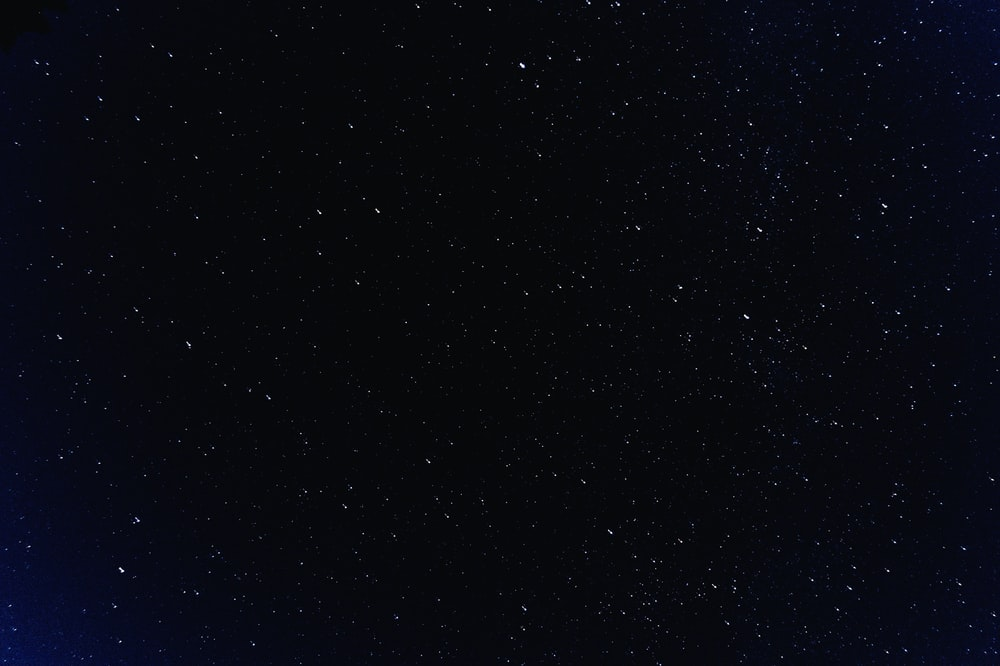
#> input picture test_2.jpg, 1000 x 666 px
$ python find_centers.py
#> lines starting #> are read from the running program, lines starting #| are printed output that depends on the picture; after the words box and inside, x2 and y2 are one past the last pixel; in counts of white or black regions, pixels touching at a corner belong together; long printed decimals are rounded

import cv2
import matplotlib.image as mpimg
import numpy as np

filename = input('Enter an image filename here: ')
#> the answer given: test_2.jpg

img = cv2.imread(filename)
#> img is the input picture: shape (666, 1000, 3); mean B, G, R 16.6, 9.2, 7.8

# convert the image to grayscale
gray_image = cv2.cvtColor(img, cv2.COLOR_BGR2GRAY)
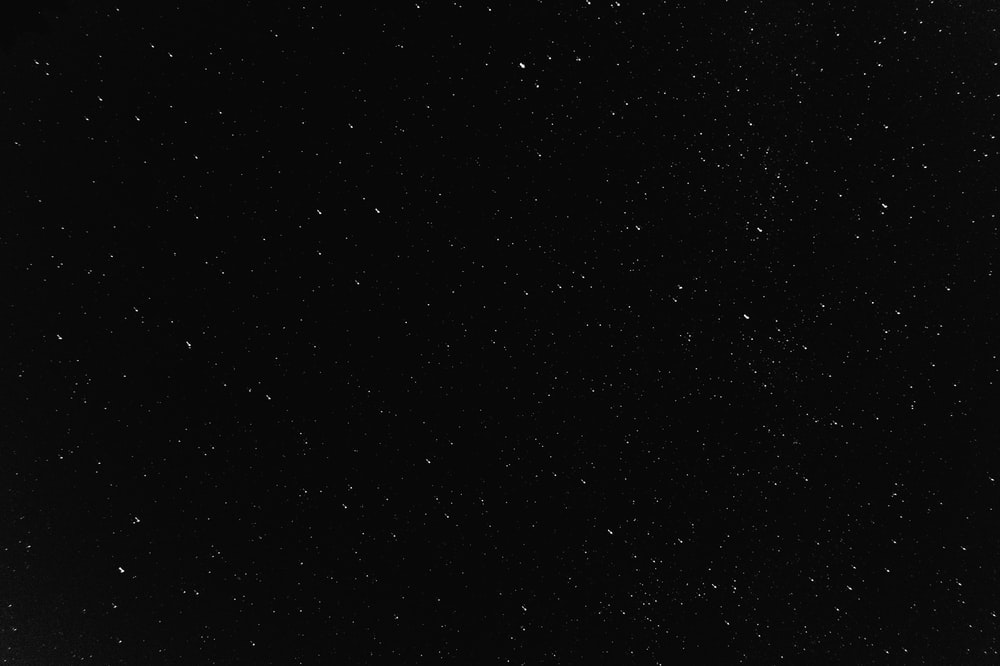
#> gray_image: shape (666, 1000); min 0, max 255, mean 9.6

# convert the grayscale image to binary image
# thresh = cv2.threshold(
    # gray_image, 0, 255, cv2.THRESH_BINARY + cv2.THRESH_OTSU)[1]

thresh = cv2.threshold(
    gray_image, 180, 255, cv2.THRESH_BINARY)[1]
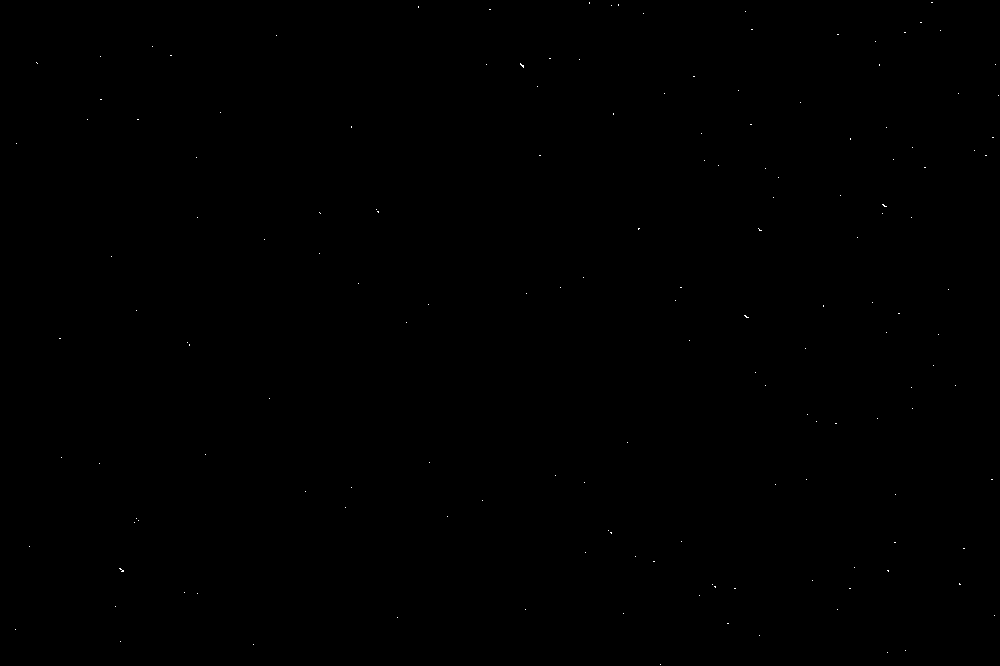
#> thresh: shape (666, 1000); 0.04% white in thin lines or dots

# find contours in the binary image
contours = cv2.findContours(thresh, cv2.RETR_TREE, cv2.CHAIN_APPROX_SIMPLE)[0]
#> contours = 156 contours, all with area under 20

# new image to draw the star centers on
img2 = np.full(img.shape, 0)  # sets the dimensions equal to the original image
img2 = img2.astype(dtype=np.uint8)

# array to store the coordinates of the star centers
star_centers = []
x_length, y_length = img2.shape[:2]
#> x_length = 666; y_length = 1000

for c in contours:
    M = cv2.moments(c)  # calculate moments for each contour
    if M["m00"] != 0:  # calculate x and y coordinates of center
        cX = int(M["m10"] / M["m00"])
        cY = int(M["m01"] / M["m00"])

        cv2.circle(img, (cX, cY), 1, (255, 0, 0), -1)
        cv2.circle(img2, (cX, cY), 0, (255, 0, 0), -1)
        if cX < x_length and cY < y_length:
            star_centers.append([cX/x_length, cY/y_length])
#> this loop made 156 passes
#> (c, cX, cY) on passes 20, 22, 24, 34: ([[714, 586], [715, 587], [715, 586]], 714, 586), ([[959, 583], [959, 584], [960, 584]], 959, 583), ([[887, 570], [888, 571], [888, 570]], 887, 570), ([[610, 532], [611, 533], [611, 532]], 610, 532)
#> (cX, cY) on passes 25, 74, 91, 92, 97, 99: (121, 569), (745, 316), (759, 229), (638, 228), (377, 211), (883, 205)
#> img: shape (666, 1000, 3); 0.01% of pixels changed, all inside (x1, y1, x2, y2) = (120, 64, 961, 588)
#> after the loop, star_centers = [[0.182, 0.569], [0.916, 0.532], [0.958, 0.228], [0.566, 0.211], [0.782, 0.065]]

cv2.imshow("Image", img)
# cv2.imshow("Image", img2)
cv2.waitKey(0)
print(star_centers)
#| [[0.1817, 0.569], [0.9159, 0.532], [0.958, 0.228], [0.5661, 0.211], [0.7823, 0.065]]

# cv2.imwrite('centers_of_' + filename, img)
